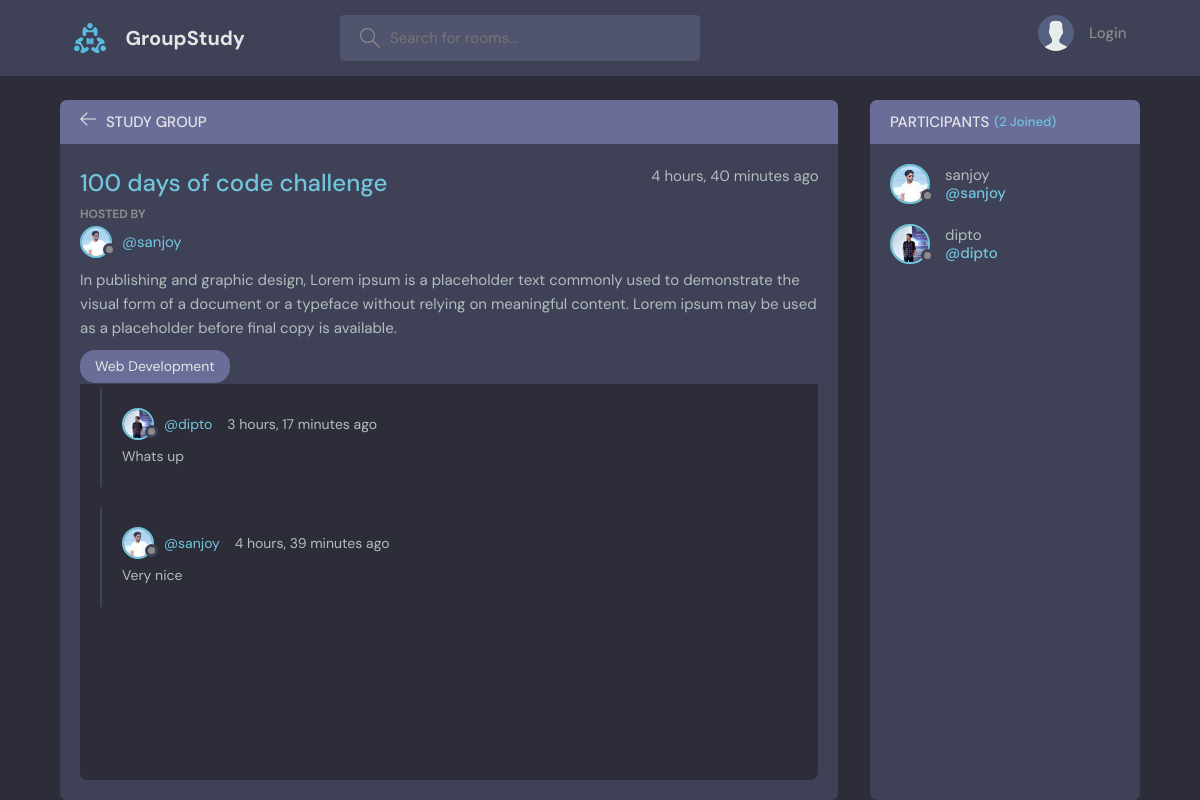
The page /room/1/ on the database its author committed.
### base/models.py (models this page shows, shortened)
class Room(models.Model):
    host = models.ForeignKey(User, on_delete=models.SET_NULL, null=True)
    topic = models.ForeignKey(Topic, on_delete=models.SET_NULL, null=True)
    name = models.CharField(max_length=200)
    description = models.TextField(null=True, blank=True)
    participants = models.ManyToManyField(
        User, related_name="participants", blank=True)
    updated = models.DateTimeField(auto_now=True)
    created = models.DateTimeField(auto_now_add=True)
    class Meta:
        ordering = ['-updated', '-created']

class User(AbstractUser):
    name = models.CharField(max_length=200,null=True)
    email = models.EmailField(unique=True,null=True)
    bio = models.TextField(null=True)
    avatar = models.ImageField(upload_to='user_img/',default='avatar.svg',null=True)
    USERNAME_FIELD = 'email'
    REQUIRED_FIELDS = []

class Topic(models.Model):
    name = models.CharField(max_length=200)

class Message(models.Model):
    user = models.ForeignKey(User, on_delete=models.CASCADE)
    room = models.ForeignKey(Room, on_delete=models.CASCADE)
    body = models.TextField()
    updated = models.DateTimeField(auto_now=True)
    created = models.DateTimeField(auto_now_add=True)
    class Meta:
        ordering = ['-updated', '-created']

### base/views.py (the view, shortened to what this page needs)
# urls.py: path('room/<str:pk>/', room, name="room"),
def room(request, pk):
    room = Room.objects.get(id=pk)
    room_messages = room.message_set.all().order_by('-created')
    participants = room.participants.all()
    context = {'room': room, 'room_messages': room_messages,
               'participants': participants}
    return render(request, 'base/room.html', context)

### base/templates/base/room.html (shortened to what this page needs)
{% extends 'main.html' %}
{% load static %}
{% block content %}
<main class="profile-page layout layout--2">
    <div class="container">
        <div class="room">
            <div class="room__top">
                <div class="room__topLeft">
                    <a href="{% url 'home' %}">
                        <svg version="1.1" xmlns="http://www.w3.org/2000/svg" width="32" height="32"
                            viewBox="0 0 32 32">
                            <title>arrow-left</title>
                            <path
                                d="M13.723 2.286l-13.723 13.714 13.719 13.714 1.616-1.611-10.96-10.96h27.625v-2.286h-27.625l10.965-10.965-1.616-1.607z">
                            </path>
                        </svg>
                    </a>
                    <h3>Study Group</h3>
                </div>
            </div>
            <div class="room__box scroll">
                <div class="room__header scroll">
                    <div class="room__info">
                        <h3>{{room.name}}</h3>
                        <span>{{room.created|timesince}} ago</span>
                    </div>
                    <div class="room__hosted">
                        <p>Hosted By</p>
                        <a href="{% url 'user-profile' room.host.id %}" class="room__author">
                            <div class="avatar avatar--small">
                                <img src="{{room.host.avatar.url}}" />
                            </div>
                            <span>@{{room.host.username}}</span>
                        </a>
                    </div>
                    <div class="room__details">
                        {{room.description}}
                    </div>
                    <span class="room__topics">{{room.topic.name}}</span>
                </div>
                <div class="room__conversation">
                    <div class="threads scroll">
                        {% for message in room_messages %}
                        <div class="thread">
                            <div class="thread__top">
                                <div class="thread__author">
                                    <a href="{% url 'user-profile' message.user.id %}" class="thread__authorInfo">
                                        <div class="avatar avatar--small">
                                            <img src="{{message.user.avatar.url}}" />
                                        </div>
                                        <span>@{{message.user.username}}</span>
                                    </a>
                                    <span class="thread__date">{{message.created|timesince}} ago</span>
                                </div>
                            </div>
                            <div class="thread__details">
                                {{message.body}}
                            </div>
                        </div>
                        {% endfor %}
                    </div>
                </div>
            </div>
        </div>
        <div class="participants">
            <h3 class="participants__top">Participants <span>({{participants.count}} Joined)</span></h3>
            <div class="participants__list scroll">
                {% for participant in participants %}
                <a href="{% url 'user-profile' participant.id %}" class="participant">
                    <div class="avatar avatar--medium">
                        <img src="{{participant.avatar.url}}" />
                    </div>
                    <p>
                        {{participant.username}}
                        <span>@{{participant.username}}</span>
                    </p>
                </a>
                {% endfor %}
            </div>
        </div>
    </div>
</main>
{% endblock content %}

### rows shown on the page
Room: name "100 days of code challenge", created "4 hours, 40 minutes", host.avatar (picture), host.username "sanjoy", description "In publishing and graphic design, Lorem ipsum is a placeholder text commonly used to demonstrate the visual form of a document or a typeface without relying on meaningful content. Lorem ipsum may be used as a placeholder before final copy is available.", topic.name "Web Development"
Message: user.avatar (picture), user.username "dipto", created "3 hours, 17 minutes", body "Whats up"
Message: user.avatar (picture), user.username "sanjoy", created "4 hours, 39 minutes", body "Very nice"
User: avatar (picture), username "sanjoy"
User: avatar (picture), username "dipto"

### other values the page prints
{{ participants.count }} "2"
